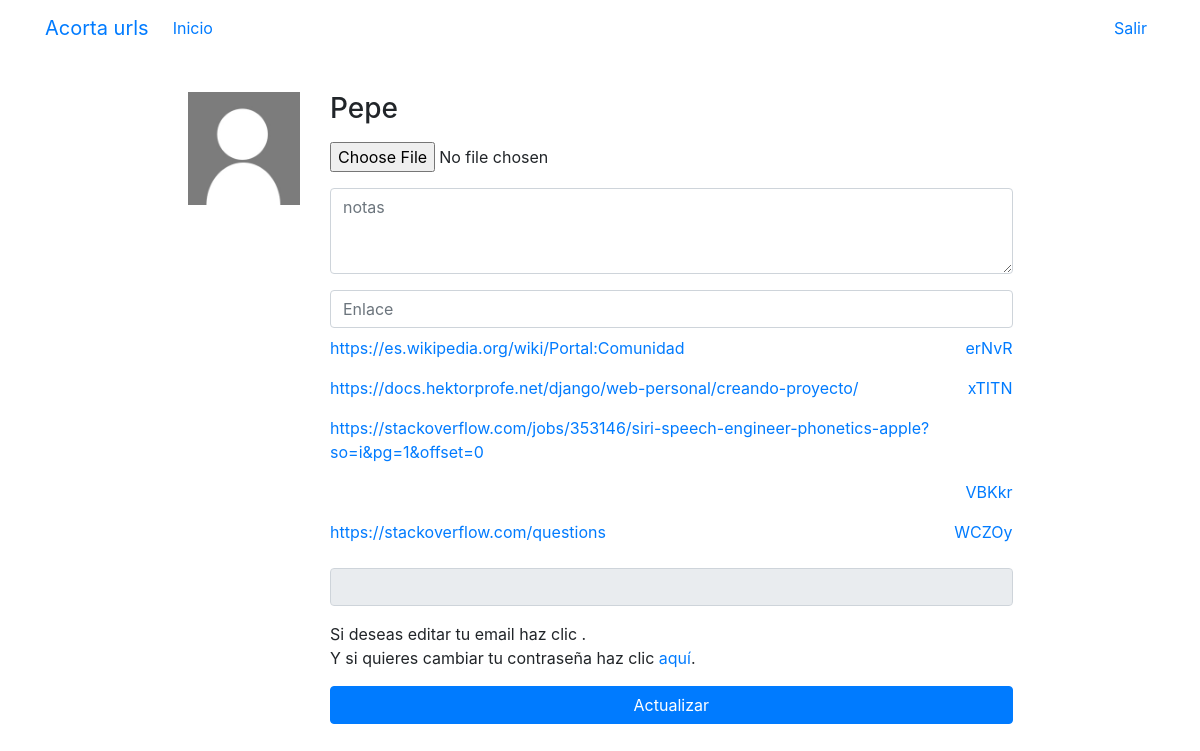
Before: /accounts/profile/ (signed in) with the older database file.
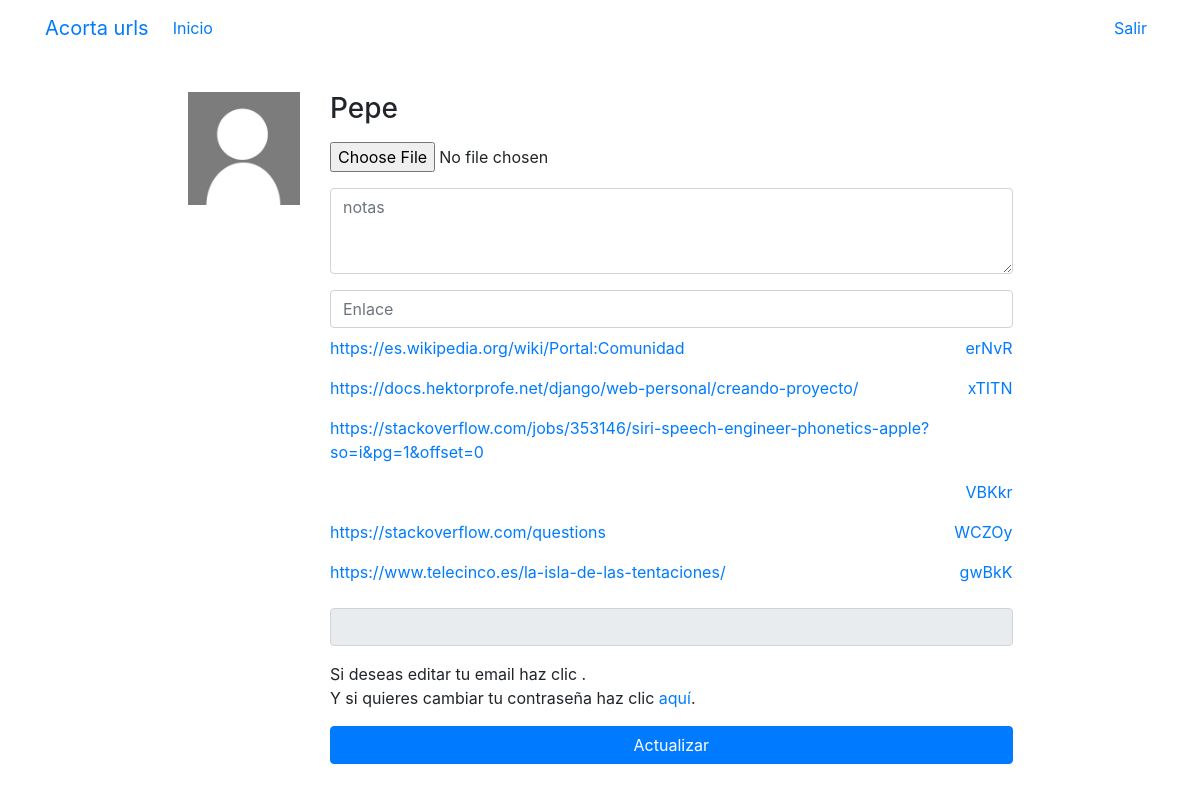
After: the same page with the newer database file.
### core/models.py (models this page shows, shortened)
class Link(models.Model):
    code = models.TextField(max_length=20, unique=True, verbose_name="codigo")
    url = models.URLField( help_text=False)
    usuario = models.ForeignKey(User, verbose_name="Usuario", on_delete=models.CASCADE)
    create = models.DateField(auto_now_add=True, verbose_name="Fecha de creacion")
    class Meta:
        verbose_name = "link"
        verbose_name_plural = "links"

### registration/views.py (the view)
# urls.py: path('profile/', ProfileUpdate.as_view(), name="profile"),
@method_decorator(login_required, name='dispatch')
class ProfileUpdate(UpdateView):
    form_class = ProfileForm
    success_url = reverse_lazy('profile')
    template_name = 'registration/profile_form.html'
    def get_object(self):
        profile, created = Profile.objects.get_or_create(user=self.request.user)
        return profile
    def get_context_data(self, **kwargs):
        context = super(ProfileUpdate, self).get_context_data(**kwargs)
        context['Link'] = Link.objects.filter(usuario=self.request.user)
        return context

### registration/forms.py
class ProfileForm(forms.ModelForm):
    class Meta:
        model = Profile
        fields = ['avatar', 'notes', 'link']
        widgets = {
            'avatar': forms.ClearableFileInput(attrs={'class':'form-control-file mt-3'}),
            'notes': forms.Textarea(attrs={'class':'form-control mt-3', 'rows':3, 'placeholder':'notas'}),
            'link': forms.URLInput(attrs={'class':'form-control mt-3', 'placeholder':'Enlace'}),
        }

### registration/templates/registration/profile_form.html (shortened to what this page needs)
<!DOCTYPE html>
<html lang="es">
  <head>
    {% load static %}
    <link href="{% static 'core/vendor/bootstrap/css/bootstrap.min.css' %}" rel="stylesheet">
    <link href="{% static 'core/vendor/font-awesome/css/font-awesome.min.css' %}" rel="stylesheet" type="text/css">
    <link href="{% static 'core/css/main.css' %}" rel="stylesheet">
  </head>
  <body>
    <nav class="navbar navbar-expand-lg">
        <div class="container">
        <a class="navbar-brand" href="{% url 'Make' %}">Acorta urls</a>
        <div class="collapse navbar-collapse" id="ned">
          <ul class="navbar-nav mr-auto">
            <li class="nav-item">
              <a class="nav-link" href="{% url 'Make' %}">Inicio</a>
            </li>
          </ul>
          <ul class="navbar-nav">
            {% if not request.user.is_authenticated %}
            <li class="nav-item">
              <a class="nav-link" href="{% url 'login' %}">Acceder</a>
            </li>
            <li class="nav-item">
              <a class="nav-link" href="{% url 'signup' %}">Registrarse</a>
            </li>
            {% else %}
            <li class="nav-item">
              <a class="nav-link" href="{% url 'logout' %}">Salir</a>
            </li>
            {% endif %}
          </ul>
        </div>
      </div>
      </nav>
    <main role="main">
    <div class="container">
        <div class="row mt-3">
        <div class="col-md-9 mx-auto mb-5">
            <form action="" method="post" enctype="multipart/form-data">{% csrf_token %}
            <div class="row">
                <div class="col-md-2">
                {% if request.user.profile.avatar %}
                    <img src="{{request.user.profile.avatar.url}}" class="img-fluid">
                    <p class="mt-1">¿Borrar? <input type="checkbox" id="avatar-clear" name="avatar-clear" /></p>
                {% else %}
                    <img src="{% static 'registration/img/no-avatar.jpg' %}" class="img-fluid">
                {% endif %}
                </div>
                <div class="col-md-10">
                <h3>{{request.user |title}}</h3>
                <input type="file" name="avatar" class="form-control-file mt-3" id="id_avatar">
                {{ form.notes }}
                {{ form.link }}
                {% for field in Link%}
                <ul class="navbar-nav">
                  <ul class="nav justify-content-center">
                    <li class="nav-item">
                      <a class="nav-link" href="{{field.url}}" target="_blank">{{field.url}}</a>
                    </li>
                    <li class="nav-item">
                      <a class="nav-link" href="{{field.code}}" target="_blank">{{field.code}}</a>
                    </li>
                  </ul>
                </ul>
                {% endfor %}
                <input type="email" value="{{request.user.email}}" class="form-control mt-3" readonly>
                <p class="mt-3">
                    Si deseas editar tu email haz clic <a href=""></a>.<br>
                    Y si quieres cambiar tu contraseña haz clic <a href="{% url 'password_change' %}">aquí</a>.
                </p>
                <input type="submit" class="btn btn-primary btn-block mt-3" value="Actualizar">
                </div>
            </div>
            </form>
        </div>
        </div>
    </div>
    </main>

Changed rows visible on the page:
added Link: url "https://www.telecinco.es/la-isla-de-las-tentaciones/", code "gwBkK"
